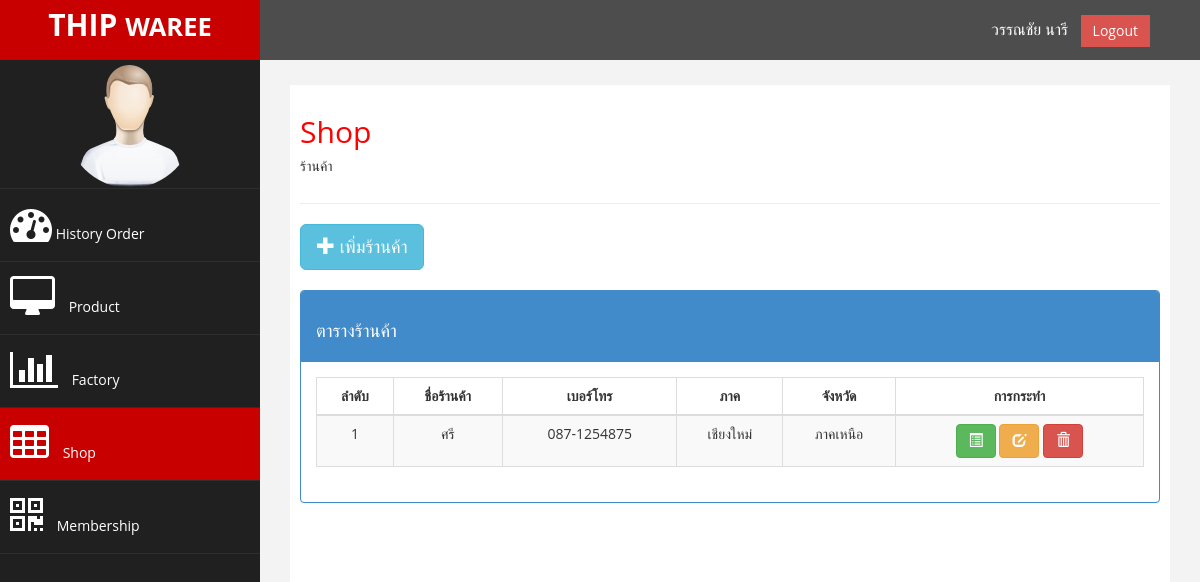
Screenshot of /interface_shop/shop.php (signed in) with the database file from the repository.
### tables this page shows
CREATE TABLE IF NOT EXISTS `shop` (
  `idshop` int(10) unsigned NOT NULL,
  `idprovince` int(10) unsigned NOT NULL,
  `name_shop` varchar(255) DEFAULT NULL,
  `tel_shop` varchar(20) DEFAULT NULL,
  `detail_shop` varchar(255) DEFAULT NULL,
  `address_shop` varchar(255) DEFAULT NULL
);

CREATE TABLE IF NOT EXISTS `province` (
  `idprovince` int(10) unsigned NOT NULL,
  `idregion` int(10) unsigned NOT NULL,
  `name_province` varchar(255) DEFAULT NULL
);

CREATE TABLE IF NOT EXISTS `region` (
  `idregion` int(10) unsigned NOT NULL,
  `name_region` varchar(255) DEFAULT NULL
);

### model/db_user.inc.php (called while the page is built, shortened)
<?php
require_once 'db_connect.inc.php';
function get_shop() {
    global $con;
    $res = $con->query("SELECT *FROM shop INNER JOIN province ON shop.idprovince = province.idprovince INNER JOIN region ON region.idregion = province.idregion");
    return $res;
}

### interface_shop/shop.php (the view, shortened to what this page needs)
<?php
require '../model/db_user.inc.php';
?>
<!DOCTYPE html>
<html xmlns="http://www.w3.org/1999/xhtml">
    <head>
        <link href="../assets/css/bootstrap.css" rel="stylesheet" />
        <link href="../assets/css/font-awesome.css" rel="stylesheet" />
        <link href="../assets/js/morris/morris-0.4.3.min.css" rel="stylesheet" />
        <link href="../assets/css/custom.css" rel="stylesheet" />
    </head>
    <body>
        <div id="wrapper">
            <?php include '../interface_template/template_nav_top.php'; ?>
            <?php include '../interface_template/template_nav_side.php'; ?>
            <div id="page-wrapper" >
                <div id="page-inner">
                    <div class="row">
                        <div class="col-md-12">
                            <h2> Shop </h2>
                            <h5> ร้านค้า </h5>
                        </div>
                    </div>
                    <hr />
                    <div class="row">
                        <div class="col-md-12">
                            <a href="popup_add_shop.php" class="btn btn-info btn-lg" data-toggle="modal" data-target="#myModal1">
                                <span class="glyphicon glyphicon-plus"></span> เพิ่มร้านค้า
                            </a>
                            <br/>
                            <br/>
                            <div class="panel panel-primary">
                                <div class="panel-heading">
                                    <h4>ตารางร้านค้า</h4>
                                </div>
                                <div class="panel-body">
                                    <div class="table-responsive">
                                        <table class="table table-striped table-bordered table-hover text-center" id="dataTables-example">
                                            <thead>
                                                <tr>
                                                    <th><div align="center">ลำดับ</div></th>
                                                    <th><div align="center">ชื่อร้านค้า</div></th>
                                                    <th><div align="center">เบอร์โทร</div></th>
                                                    <th><div align="center">ภาค</div></th>
                                                    <th><div align="center">จังหวัด</div></th>
                                                    <th><div align="center">การกระทำ</div></th>
                                                </tr>
                                            </thead>
                                            <tbody>
                                                <?php
                                                $i = 1;
                                                $result = get_shop();
                                                while ($shop = $result->fetch(PDO::FETCH_OBJ)) {
                                                    ?>
                                                    <tr>
                                                        <td><?php echo $i; ?></td>
                                                        <td><?php echo $shop->name_shop; ?></td>
                                                        <td><?php echo $shop->tel_shop; ?></td>
                                                        <td><?php echo $shop->name_province ?></td>
                                                        <td><?php echo $shop->name_region ?></td>
                                                        <td>
                                                            <a href="popup_detail_shop.php" class="btn btn-success " data-toggle="modal" data-target="#myModal2" data-toggle="tooltip" title="รายละเอียด">
                                                                <span class="glyphicon glyphicon-list-alt"></span>
                                                            </a>
                                                            <a href="popup_edit_shop.php" class="btn btn-warning " data-toggle="modal" data-target="#myModal2" data-toggle="tooltip" title="แก้ไข">
                                                                <span class="glyphicon glyphicon-edit"></span>
                                                            </a>
                                                            <a href="popup_delete_shop.php" class="btn btn-danger " data-toggle="modal" data-target="#myModal3" data-toggle="tooltip" title="ลบ">
                                                                <span class="glyphicon glyphicon-trash"></span>
                                                            </a>
                                                        </td>
                                                    </tr>
                                                    <?php
                                                    $i++;
                                                }
                                                ?>
                                        </table>
                                    </div>
                                </div>
                            </div>
                        </div>
                    </div>
                </div>
            </div>
        </div>
    </body>
</html>

### assets/css/custom.css (style rules this page uses)
body { font-family: 'Open Sans', sans-serif; }
#wrapper { width: 100%; background:#202020; }
#page-wrapper { padding: 15px 15px; min-height: 600px; background:#F3F3F3; }
#page-inner { width:100%; margin:10px 20px 10px 0px; background-color:#fff!important; padding:10px; min-height:1200px; }
.text-center { text-align:center; }
h2 { color: #f00; }
h4 { padding-top:10px; }
@media (min-width:768px) { #page-wrapper { margin: 0 0 0 260px; padding: 15px 30px; min-height: 1200px; } }

### rows the page displays
shop: name_shop "ศรี", tel_shop "087-1254875", idprovince.name_province "เชียงใหม่", region.name_region "ภาคเหนือ"

### other values shown
$_SESSION['username']['name'] "วรรณชัย"
$_SESSION['username']['lastname'] "นารี"
